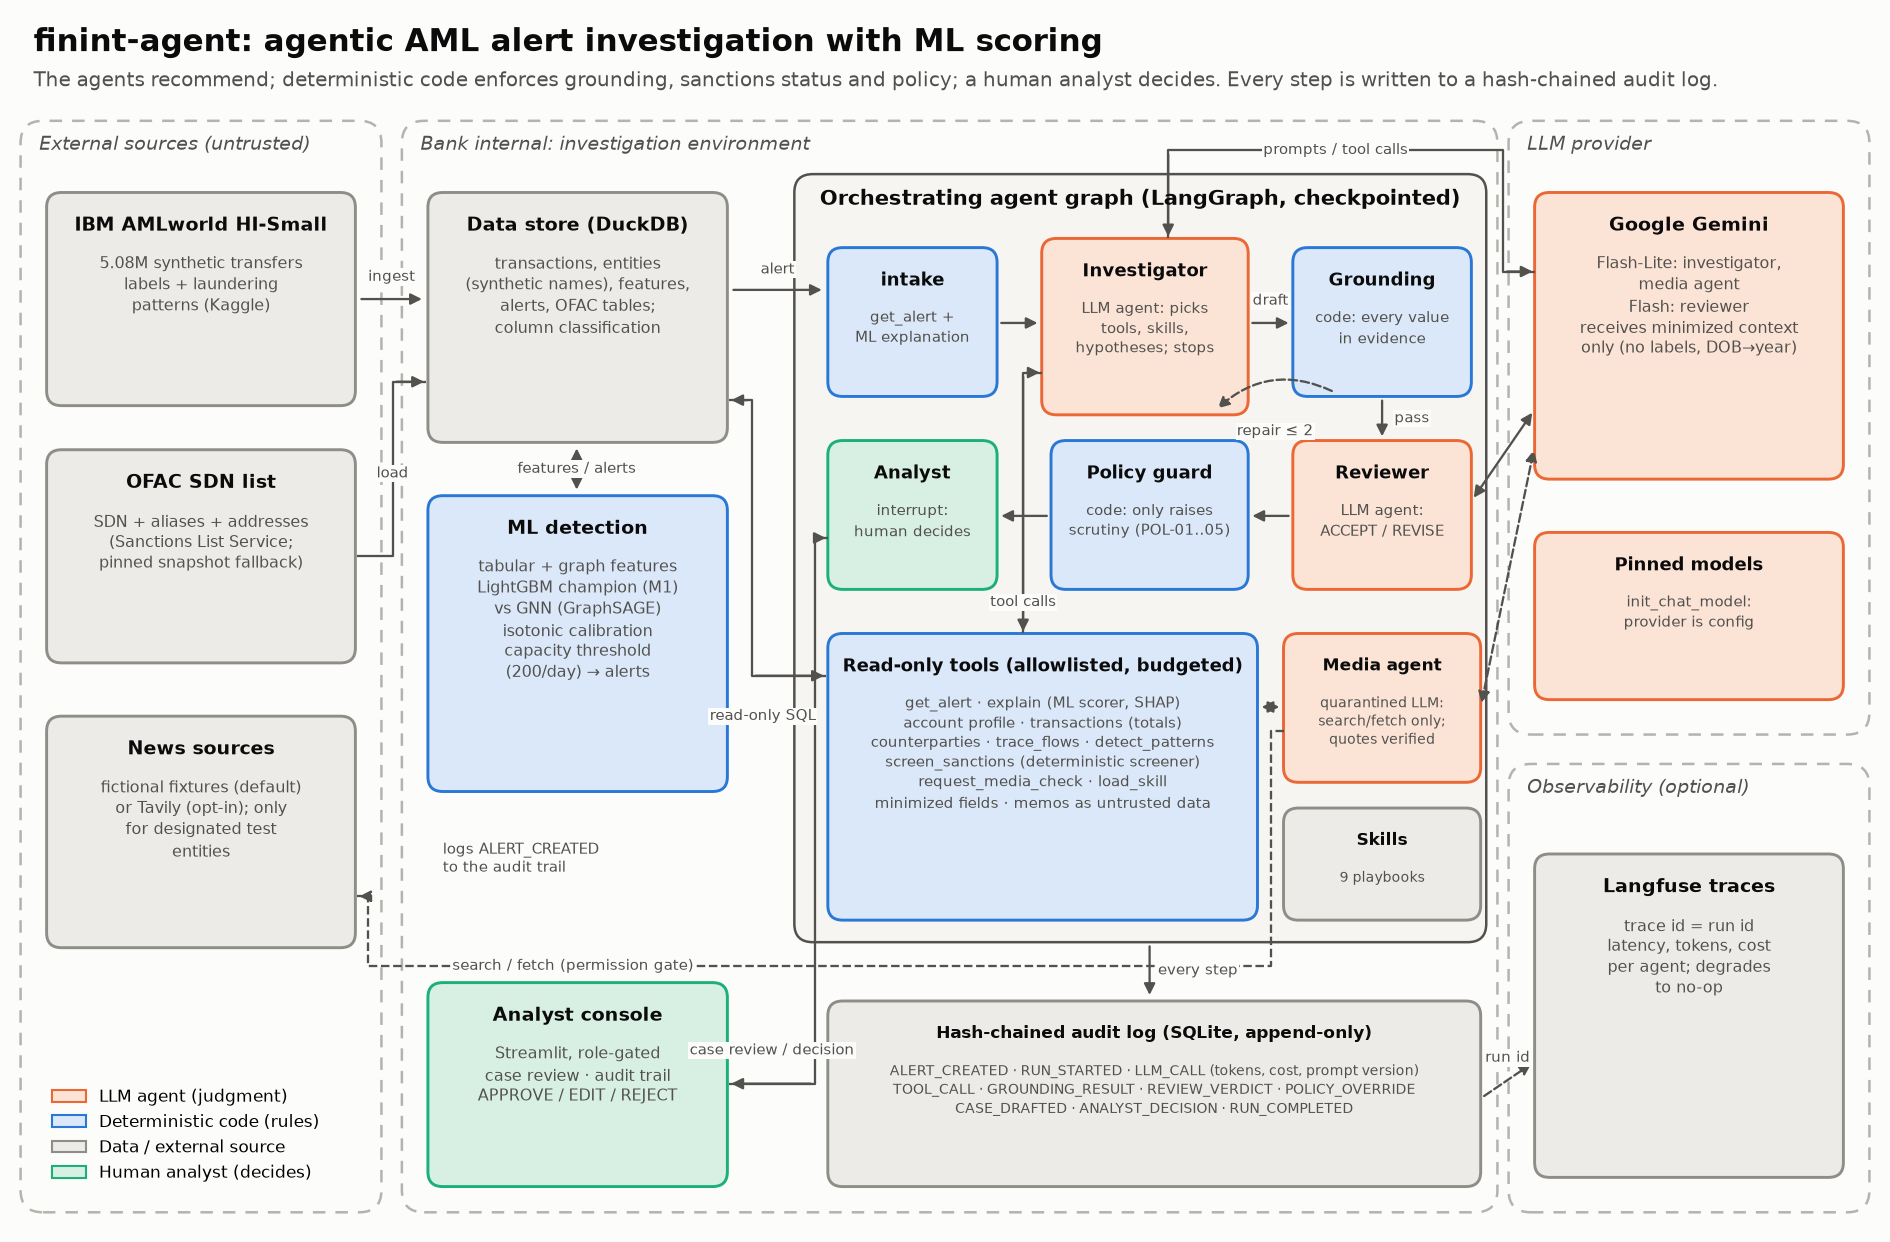

Here is the Python script that generated this plot:
"""Render the conceptual architecture diagram (task 4.9 · R4.6): docs/architecture.{pdf,png}.

    uv run python docs/architecture.py

Drawn with matplotlib so it renders anywhere without a browser or Graphviz. Colours encode
who decides: LLM agents (orange), deterministic code (blue), data (grey), the human (green).
Dashed zones are trust boundaries.
"""

from __future__ import annotations

from pathlib import Path

import matplotlib

matplotlib.use("Agg")
import matplotlib.pyplot as plt
from matplotlib.patches import FancyArrowPatch, FancyBboxPatch, Patch

OUT = Path(__file__).parent
SURFACE, INK, INK_2 = "#fcfcfb", "#0b0b0b", "#52514e"
LLM, CODE, DATA, HUMAN = "#fbe3d6", "#dbe8f9", "#ecebe7", "#d8f0e3"
LLM_EDGE, CODE_EDGE, DATA_EDGE, HUMAN_EDGE = "#eb6834", "#2a78d6", "#8f8d87", "#1baf7a"


def box(ax, x, y, w, h, title, body="", fill=CODE, edge=CODE_EDGE, size=8.5):  # type: ignore[no-untyped-def]
    ax.add_patch(
        FancyBboxPatch(
            (x, y), w, h, boxstyle="round,pad=0.3,rounding_size=0.8", fc=fill, ec=edge, lw=1.4
        )
    )
    ax.text(
        x + w / 2,
        y + h - 1.0,
        title,
        ha="center",
        va="top",
        fontsize=size + 0.5,
        fontweight="bold",
        color=INK,
    )
    if body:
        ax.text(
            x + w / 2,
            y + h - 3.0,
            body,
            ha="center",
            va="top",
            fontsize=size - 1,
            color=INK_2,
            linespacing=1.35,
        )
    return (x, y, w, h)


def zone(ax, x, y, w, h, label):  # type: ignore[no-untyped-def]
    ax.add_patch(
        FancyBboxPatch(
            (x, y),
            w,
            h,
            boxstyle="round,pad=0.2,rounding_size=1.2",
            fc="none",
            ec="#b5b3ad",
            lw=1.2,
            ls=(0, (5, 4)),
        )
    )
    ax.text(
        x + 0.8, y + h - 0.6, label, ha="left", va="top", fontsize=9, color=INK_2, style="italic"
    )


def arrow(ax, a, b, label="", both=False, dashed=False, rad=0.0, lx=0.0, ly=0.0):  # type: ignore[no-untyped-def]
    ax.add_patch(
        FancyArrowPatch(
            a,
            b,
            arrowstyle="<|-|>" if both else "-|>",
            mutation_scale=11,
            color=INK_2,
            lw=1.1,
            ls="--" if dashed else "-",
            connectionstyle=f"arc3,rad={rad}",
            shrinkA=2,
            shrinkB=2,
        )
    )
    if label:
        mx, my = (a[0] + b[0]) / 2 + lx, (a[1] + b[1]) / 2 + ly
        ax.text(
            mx,
            my,
            label,
            fontsize=7,
            color=INK_2,
            ha="center",
            va="center",
            bbox={"fc": SURFACE, "ec": "none", "pad": 0.6},
        )


def path(ax, points, label="", dashed=False, both=False, label_at=None):  # type: ignore[no-untyped-def]
    """Orthogonal connector through the gutters between boxes (no box crossings)."""
    xs, ys = zip(*points, strict=True)
    ax.plot(
        (*xs[:-1], xs[-1]),
        (*ys[:-1], ys[-1]),
        color=INK_2,
        lw=1.1,
        ls="--" if dashed else "-",
        solid_capstyle="butt",
    )
    ax.add_patch(
        FancyArrowPatch(
            points[-2],
            points[-1],
            arrowstyle="-|>",
            mutation_scale=11,
            color=INK_2,
            lw=1.1,
            ls="--" if dashed else "-",
            shrinkB=1,
        )
    )
    if both:
        ax.add_patch(
            FancyArrowPatch(
                points[1],
                points[0],
                arrowstyle="-|>",
                mutation_scale=11,
                color=INK_2,
                lw=1.1,
                shrinkB=1,
            )
        )
    if label:
        x, y = label_at or points[len(points) // 2]
        ax.text(
            x,
            y,
            label,
            fontsize=7,
            color=INK_2,
            ha="center",
            va="center",
            bbox={"fc": SURFACE, "ec": "none", "pad": 0.6},
        )


def main() -> None:
    fig, ax = plt.subplots(figsize=(16, 10.5), dpi=150)
    fig.patch.set_facecolor(SURFACE)
    ax.set_facecolor(SURFACE)
    ax.set_xlim(0, 100)
    ax.set_ylim(0, 66)
    ax.axis("off")
    ax.text(
        1,
        65.3,
        "finint-agent: agentic AML alert investigation with ML scoring",
        fontsize=15,
        fontweight="bold",
        color=INK,
        va="top",
    )
    ax.text(
        1,
        62.9,
        "The agents recommend; deterministic code enforces grounding, sanctions status "
        "and policy; a human analyst decides. Every step is written to a hash-chained audit log.",
        fontsize=9.5,
        color=INK_2,
        va="top",
    )

    zone(ax, 0.5, 1, 19, 59, "External sources (untrusted)")
    zone(ax, 21, 1, 58.5, 59, "Bank internal: investigation environment")
    zone(ax, 80.5, 27, 19, 33, "LLM provider")
    zone(ax, 80.5, 1, 19, 24, "Observability (optional)")

    box(
        ax,
        2,
        45,
        16,
        11,
        "IBM AMLworld HI-Small",
        "5.08M synthetic transfers\nlabels + laundering\npatterns (Kaggle)",
        DATA,
        DATA_EDGE,
    )
    box(
        ax,
        2,
        31,
        16,
        11,
        "OFAC SDN list",
        "SDN + aliases + addresses\n(Sanctions List Service;\npinned snapshot fallback)",
        DATA,
        DATA_EDGE,
    )
    box(
        ax,
        2,
        15.5,
        16,
        12,
        "News sources",
        "fictional fixtures (default)\nor Tavily (opt-in); only\nfor designated test\nentities",
        DATA,
        DATA_EDGE,
    )

    box(
        ax,
        22.5,
        43,
        15.5,
        13,
        "Data store (DuckDB)",
        "transactions, entities\n(synthetic names), features,\nalerts, OFAC tables;\ncolumn classification",
        DATA,
        DATA_EDGE,
    )
    box(
        ax,
        22.5,
        24,
        15.5,
        15.5,
        "ML detection",
        "tabular + graph features\nLightGBM champion (M1)\nvs GNN (GraphSAGE)\nisotonic calibration\ncapacity threshold\n(200/day) → alerts",
        CODE,
        CODE_EDGE,
    )
    box(
        ax,
        22.5,
        2.5,
        15.5,
        10.5,
        "Analyst console",
        "Streamlit, role-gated\ncase review · audit trail\nAPPROVE / EDIT / REJECT",
        HUMAN,
        HUMAN_EDGE,
    )

    ax.add_patch(
        FancyBboxPatch(
            (42.2, 15.8),
            36.6,
            41.2,
            boxstyle="round,pad=0.3,rounding_size=1.0",
            fc="#f6f5f2",
            ec=INK_2,
            lw=1.2,
        )
    )
    ax.text(
        60.5,
        56.5,
        "Orchestrating agent graph (LangGraph, checkpointed)",
        ha="center",
        va="top",
        fontsize=10,
        fontweight="bold",
        color=INK,
    )
    box(ax, 44, 45.5, 8.5, 7.5, "intake", "get_alert +\nML explanation", CODE, CODE_EDGE, 8)
    box(
        ax,
        55.5,
        44.5,
        10.5,
        9,
        "Investigator",
        "LLM agent: picks\ntools, skills,\nhypotheses; stops",
        LLM,
        LLM_EDGE,
        8,
    )
    box(ax, 69, 45.5, 9, 7.5, "Grounding", "code: every value\nin evidence", CODE, CODE_EDGE, 8)
    box(ax, 69, 35, 9, 7.5, "Reviewer", "LLM agent:\nACCEPT / REVISE", LLM, LLM_EDGE, 8)
    box(
        ax,
        56,
        35,
        10,
        7.5,
        "Policy guard",
        "code: only raises\nscrutiny (POL-01..05)",
        CODE,
        CODE_EDGE,
        8,
    )
    box(ax, 44, 35, 8.5, 7.5, "Analyst", "interrupt:\nhuman decides", HUMAN, HUMAN_EDGE, 8)
    box(
        ax,
        44,
        17,
        22.5,
        15,
        "Read-only tools (allowlisted, budgeted)",
        "get_alert · explain (ML scorer, SHAP)\naccount profile · transactions (totals)\ncounterparties · trace_flows · detect_patterns\nscreen_sanctions (deterministic screener)\nrequest_media_check · load_skill\nminimized fields · memos as untrusted data",
        CODE,
        CODE_EDGE,
        8,
    )
    box(
        ax,
        68.5,
        24.5,
        10,
        7.5,
        "Media agent",
        "quarantined LLM:\nsearch/fetch only;\nquotes verified",
        LLM,
        LLM_EDGE,
        7.5,
    )
    box(ax, 68.5, 17, 10, 5.5, "Skills", "9 playbooks", DATA, DATA_EDGE, 7.5)

    box(
        ax,
        44,
        2.5,
        34.5,
        9.5,
        "Hash-chained audit log (SQLite, append-only)",
        "ALERT_CREATED · RUN_STARTED · LLM_CALL (tokens, cost, prompt version)\nTOOL_CALL · GROUNDING_RESULT · REVIEW_VERDICT · POLICY_OVERRIDE\nCASE_DRAFTED · ANALYST_DECISION · RUN_COMPLETED",
        DATA,
        DATA_EDGE,
        7.8,
    )

    box(
        ax,
        82,
        41,
        16,
        15,
        "Google Gemini",
        "Flash-Lite: investigator,\nmedia agent\nFlash: reviewer\nreceives minimized context\nonly (no labels, DOB→year)",
        LLM,
        LLM_EDGE,
    )
    box(
        ax,
        82,
        29,
        16,
        8.5,
        "Pinned models",
        "init_chat_model:\nprovider is config",
        LLM,
        LLM_EDGE,
        8,
    )
    box(
        ax,
        82,
        3,
        16,
        17,
        "Langfuse traces",
        "trace id = run id\nlatency, tokens, cost\nper agent; degrades\nto no-op",
        DATA,
        DATA_EDGE,
    )

    # data in
    arrow(ax, (18.4, 50.5), (22.1, 50.5), "ingest", ly=1.2)
    path(ax, [(18.4, 36.5), (20.3, 36.5), (20.3, 46), (22.1, 46)], "load", label_at=(20.3, 41))
    arrow(ax, (30.2, 42.6), (30.2, 39.9), "features / alerts", both=True, lx=0)
    # alerts -> intake (gutter x=40.6), read-only SQL (gutter x=39.4)
    arrow(ax, (38.4, 51), (43.6, 51), "alert", ly=1.1)
    path(
        ax,
        [(43.6, 30), (39.6, 30), (39.6, 45), (38.4, 45)],
        "read-only SQL",
        both=True,
        label_at=(40.2, 27.8),
    )
    # graph flow
    arrow(ax, (52.8, 49.2), (55.2, 49.2))
    arrow(ax, (66.3, 49.2), (68.7, 49.2), "draft", ly=1.2)
    arrow(ax, (73.5, 45.2), (73.5, 42.8), "pass", lx=1.6)
    arrow(ax, (68.7, 38.7), (66.3, 38.7))
    arrow(ax, (55.7, 38.7), (52.8, 38.7))
    arrow(ax, (71, 45.4), (64.5, 44.4), "repair ≤ 2", dashed=True, rad=0.35, ly=-1.6)
    path(
        ax, [(55.2, 46.5), (54.2, 46.5), (54.2, 32.3)], "tool calls", both=True, label_at=(54.2, 34)
    )
    arrow(ax, (66.8, 28.3), (68.2, 28.3), both=True)
    # LLM calls (above the graph box / to the right)
    path(
        ax,
        [(62, 53.8), (62, 58.6), (80.0, 58.6), (80.0, 52), (81.7, 52)],
        "prompts / tool calls",
        both=True,
        label_at=(71, 58.6),
    )
    arrow(ax, (78.3, 39.5), (81.7, 44.5), both=True)
    arrow(ax, (78.8, 28.3), (81.7, 42.5), both=True, dashed=True)
    # media search goes out through the gutter under the tools
    path(
        ax,
        [(68.2, 27), (67.5, 27), (67.5, 14.2), (19.0, 14.2), (19.0, 18), (18.4, 18)],
        "search / fetch (permission gate)",
        dashed=True,
        label_at=(30, 14.2),
    )
    # analyst console <-> interrupt (gutter x=43)
    path(
        ax,
        [(43.7, 37.5), (43.0, 37.5), (43.0, 7.8), (38.4, 7.8)],
        "case review / decision",
        both=True,
        label_at=(40.7, 9.6),
    )
    arrow(ax, (61, 15.5), (61, 12.4), "every step", lx=2.6)
    arrow(ax, (78.8, 7), (81.7, 9), "run id", dashed=True, ly=1.2)

    legend = [
        Patch(fc=LLM, ec=LLM_EDGE, label="LLM agent (judgment)"),
        Patch(fc=CODE, ec=CODE_EDGE, label="Deterministic code (rules)"),
        Patch(fc=DATA, ec=DATA_EDGE, label="Data / external source"),
        Patch(fc=HUMAN, ec=HUMAN_EDGE, label="Human analyst (decides)"),
    ]
    ax.legend(
        handles=legend, loc="lower left", bbox_to_anchor=(0.012, 0.025), frameon=False, fontsize=8
    )
    ax.text(23, 21, "logs ALERT_CREATED\nto the audit trail", fontsize=7, color=INK_2, va="top")
    for name in ("architecture.pdf", "architecture.png"):
        fig.savefig(OUT / name, facecolor=SURFACE, bbox_inches="tight")
    plt.close(fig)
    print(f"wrote {OUT / 'architecture.pdf'} and .png")


if __name__ == "__main__":
    main()
